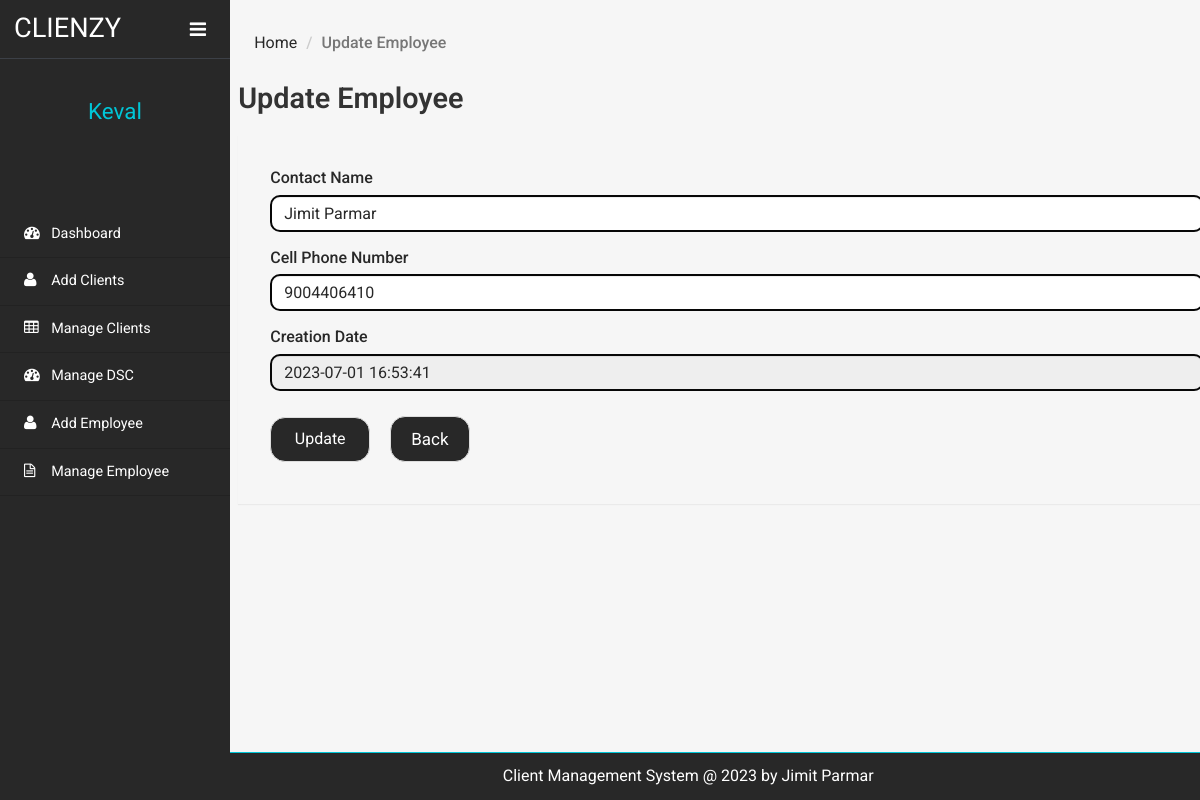
/clientms/admin/edit-employee-details.php?eid=35 (signed in), run on the app's committed database.
### tables this page shows
CREATE TABLE `tblemployee` (
  `EmployeeID` int(11) NOT NULL,
  `EmployeeName` varchar(255) DEFAULT NULL,
  `EmployeePhnumber` bigint(10) DEFAULT NULL,
  `Password` text DEFAULT 'password',
  `CreationDate` timestamp NOT NULL DEFAULT current_timestamp()
);

### clientms/admin/edit-employee-details.php (the view, shortened to what this page needs)
<?php
include('includes/dbconnection.php');
if (strlen($_SESSION['clientmsaid']==0)) {
  header('location:logout.php');
  } else{
  ?>
<!DOCTYPE HTML>
<html>
<head>
	<link href="css/bootstrap.min.css" rel='stylesheet' type='text/css' />
	<link href="css/style.css" rel='stylesheet' type='text/css' />
	<link href="css/font-awesome.css" rel="stylesheet">
	<link rel="stylesheet" href="css/icon-font.min.css" type='text/css' />
</head>
<body>
<div class="page-container">
<div class="left-content">
<div class="inner-content">
<div class="outter-wp">
<div class="sub-heard-part">
<ol class="breadcrumb m-b-0">
<li><a href="dashboard.php">Home</a></li>
<li class="active">Update Employee</li>
</ol>
</div>
<div class="forms-main">
<h2 class="inner-tittle">Update Employee</h2>
<div class="graph-form">
<?php
$eid=$_GET['eid'];
$sql="SELECT * from tblemployee where EmployeeID=:eid";
$query = $dbh -> prepare($sql);
$query->bindParam(':eid',$eid,PDO::PARAM_STR);
$query->execute();
$results=$query->fetchAll(PDO::FETCH_OBJ);
$cnt=1;
if($query->rowCount() > 0)
{
foreach($results as $row)
{               ?>
	<div class="form-group"> <label for="exampleInputEmail1">Contact Name</label> <input type="text" name="cname" value="<?php  echo $row->EmployeeName;?>" class="form-control" required='true'> </div>
	<div class="form-group"> <label for="exampleInputEmail1">Cell Phone Number</label><input type="text" name="cellphnumber" value="<?php  echo $row->EmployeePhnumber;?>" class="form-control" maxlength='10' pattern="[0-9]+"> </div>
	<div class="form-group"> <label for="exampleInputPassword1">Creation Date</label> <input type="text" name="" value="<?php  echo $row->CreationDate;?>" required='true' class="form-control" readonly='true'> </div>
	<?php $cnt=$cnt+1;}} ?>
	 <button type="submit" class="btn btn-default" name="submit" id="submit">Update</button><input type="button" class="btn btn-default" value="Back" onClick="history.back();return true;" style="border-radius:15px ;background-color:#282828;color:#fff;"> </form>
</div>
</div>
</div>
</div>
<?php include_once('includes/footer.php');?>
</div>
</div>
<?php include_once('includes/sidebar.php');?>
</body>
</html>
<?php }  ?>

### clientms/admin/includes/sidebar.php (shortened to what this page needs)
 <div class="sidebar-menu">
    <header class="logo">
        <a href="#" class="sidebar-icon"> <span class="fa fa-bars"></span> </a> <a href="dashboard.php"> <span id="logo"> <h1>CLIENZY</h1></span>
        </a>
    </header>
    <div class="down">
        <?php
$aid=$_SESSION['clientmsaid'];
$sql="SELECT AdminName from  tbladmin where ID=:aid";
$query = $dbh -> prepare($sql);
$query->bindParam(':aid',$aid,PDO::PARAM_STR);
$query->execute();
$results=$query->fetchAll(PDO::FETCH_OBJ);
$cnt=1;
if($query->rowCount() > 0)
{
foreach($results as $row)
{               ?>
        <a href="dashboard.php"><span class=" name-caret"><?php  echo $row->AdminName;?></span></a><br>
        <?php $cnt=$cnt+1;}} ?>
        <ul>
            <li><a class="tooltips" href="admin-profile.php"><span>Profile</span><i class="lnr lnr-user"></i></a></li>
            <li><a class="tooltips" href="change-password.php"><span>Settings</span><i class="lnr lnr-cog"></i></a></li>
            <li><a class="tooltips" href="logout.php"><span>Log out</span><i class="lnr lnr-power-switch"></i></a></li>
        </ul>
    </div>
    <div class="menu">
        <ul id="menu" >
            <li><a href="dashboard.php"><i class="fa fa-tachometer"></i> <span>Dashboard</span></a></li>
            <li><a href="add-client.php"><i class="fa fa-user"></i> <span>Add Clients</span></a></li>
            <li><a href="manage-client.php"><i class="fa fa-table"></i> <span>Manage Clients</span></a></li>
            <li><a href="manage-dsc.php"><i class="fa fa-tachometer"></i> <span>Manage DSC</span></a></li>
            <li><a href="add-employee.php"><i class="fa fa-user"></i> <span>Add Employee</span></a></li>
            <li><a href="manage-employee.php"><i class="fa fa-file-text-o"></i> <span>Manage Employee</span></a></li>
        </ul>
    </div>
</div>

### data on the page
tblemployee: cname "Jimit Parmar", cellphnumber "9004406410", CreationDate "2023-07-01 16:53:41"

### other printed values
$row->AdminName "Keval"
